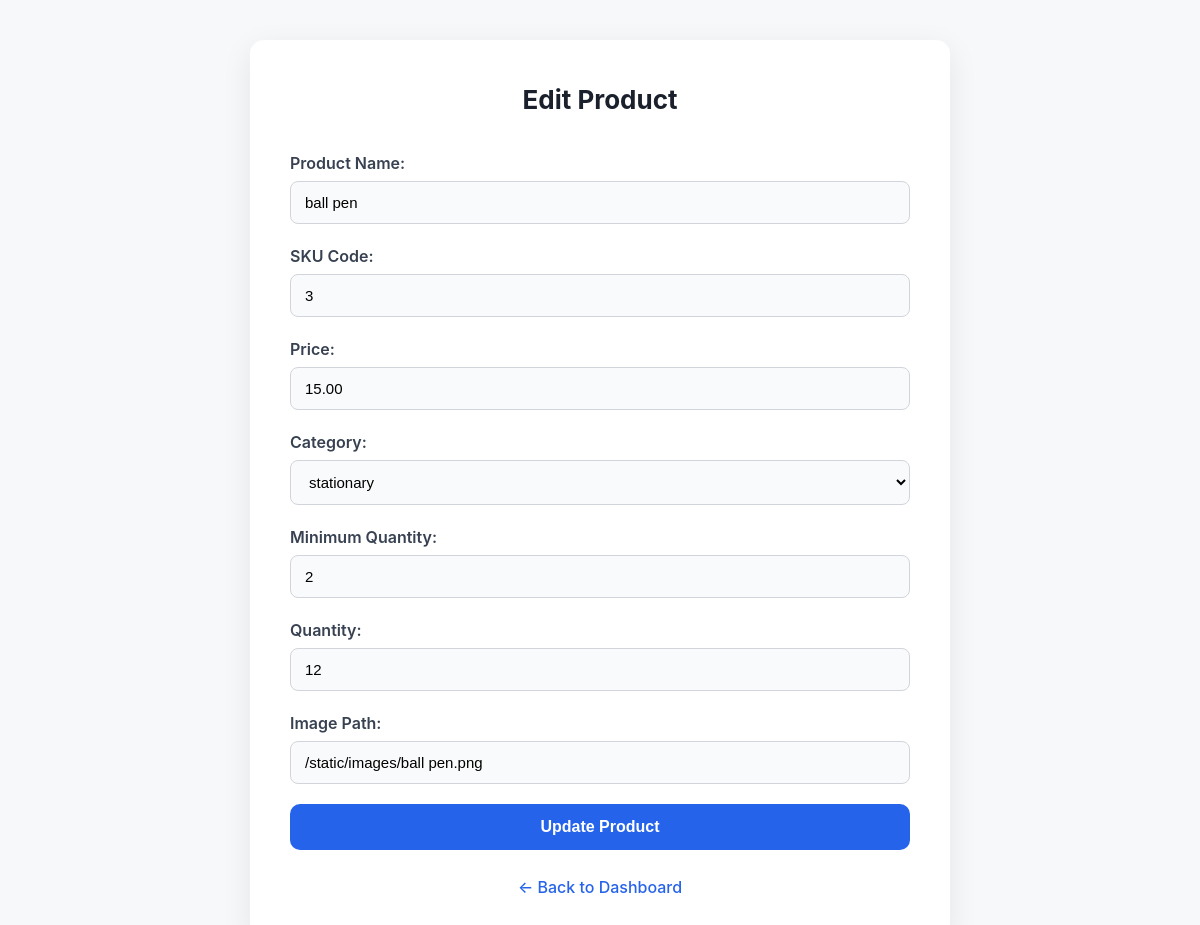
The page /inventory/edit/2/ on the database as committed earlier.
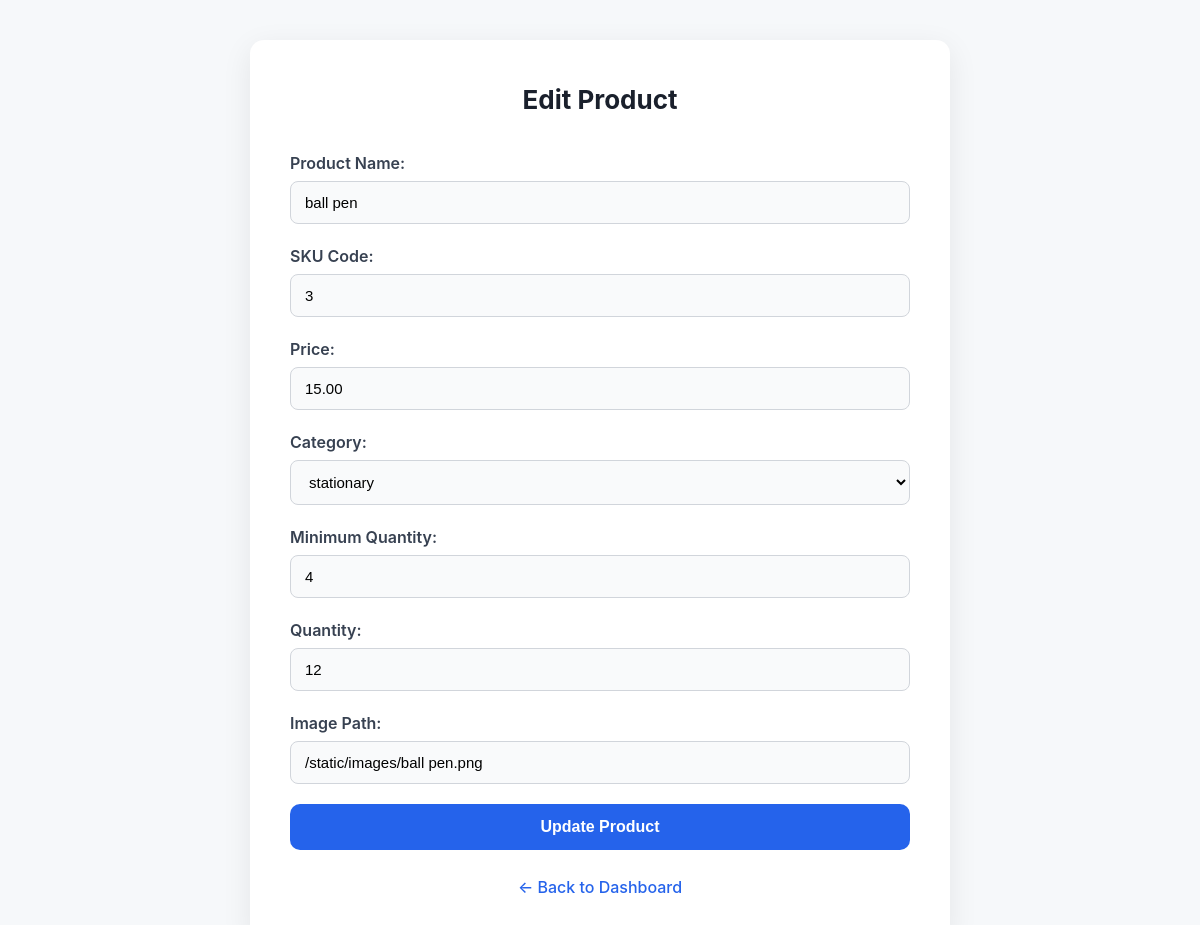
The same page on the database as committed later.
### inventory/models.py (models this page shows, shortened)
class ProductInventory(models.Model):
    name = models.CharField(max_length=255)
    sku_code = models.CharField(max_length=100, unique=True)
    price = models.DecimalField(max_digits=10, decimal_places=2)
    category = models.ForeignKey(Category, on_delete=models.CASCADE)
    minimum_quantity = models.IntegerField(default=10)
    quantity = models.IntegerField()
    image_path = models.ImageField(upload_to='product_images/', blank=True, null=True)  # Using ImageField instead of CharField
    created_at = models.DateTimeField(auto_now_add=True)
    updated_at = models.DateTimeField(auto_now=True)

class Category(models.Model):
    name = models.CharField(max_length=100)

### inventory/views.py (the view, shortened to what this page needs)
# urls.py: path('inventory/edit/<int:product_id>/', views.edit_product_view, name='edit_product'),
def edit_product_view(request, product_id):
    product = get_object_or_404(ProductInventory, id=product_id)
    categories = Category.objects.all()
    context = {
        'product': product,
        'categories': categories
    }
    return render(request, 'edit_product.html', context)

### templates/edit_product.html (shortened to what this page needs)
{% load static %}
<!DOCTYPE html>
<html lang="en">
<head>
    <link rel="stylesheet" href="{% static 'css/add_product_styles.css' %}">
</head>
<body>
    <div class="container">
        <h1>Edit Product</h1>
        <form method="POST">
            <label for="name">Product Name:</label>
            <input type="text" name="name" value="{{ product.name }}" required>
            <label for="sku_code">SKU Code:</label>
            <input type="text" name="sku_code" value="{{ product.sku_code }}" required>
            <label for="price">Price:</label>
            <input type="number" name="price" step="0.01" value="{{ product.price }}" required>
            <label for="category">Category:</label>
            <select name="category" required>
                {% for category in categories %}
                    <option value="{{ category.id }}" {% if product.category.id == category.id %}selected{% endif %}>
                        {{ category.name }}
                    </option>
                {% endfor %}
            </select>
            <label for="minimum_quantity">Minimum Quantity:</label>
            <input type="number" name="minimum_quantity" value="{{ product.minimum_quantity }}" required>
            <label for="quantity">Quantity:</label>
            <input type="number" name="quantity" value="{{ product.quantity }}" required>
            <label for="image_path">Image Path:</label>
            <input type="text" name="image_path" value="{{ product.image_path }}">
            <button type="submit">Update Product</button>
        </form>
        <a href="{% url 'inventory_dashboard' %}">← Back to Dashboard</a>
    </div>
</body>
</html>

Rows that differ between the two databases and show on the page:
changed ProductInventory "ball pen": minimum_quantity "2" → "4"
